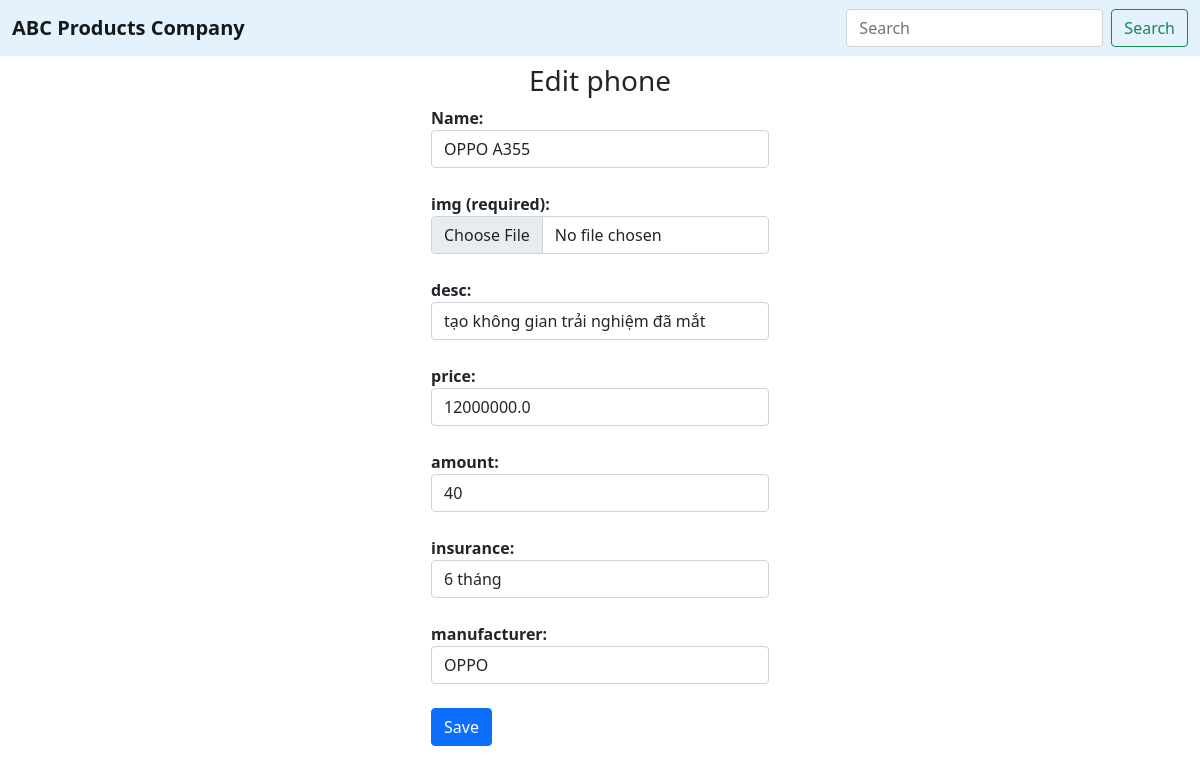
Screenshot of /edit_phone/13/ with the database file from the repository.
### home/models.py (models this page shows)
class Items(models.Model):
    id = models.AutoField(primary_key=True)
    name = models.CharField(max_length=100)
    img = models.ImageField(upload_to='image', default=None)
    desc = models.CharField(max_length=100)
    price = models.FloatField()
    amount = models.IntegerField()

class MobilePhone(Items):
    insurance = models.CharField(max_length=20)
    manufacturer = models.CharField(max_length=50)

### home/views.py (the view)
# urls.py: path('edit_phone/<int:id>/', home.edit_phone_form),
def edit_phone_form(request, id):
    phone = MobilePhone.objects.get(id=id)
    return render(request, 'edit_phone.html', {'phone': phone})

### home/Templates/edit_phone.html (shortened to what this page needs)
<!DOCTYPE html>
<html lang="en">
<head>
    <link rel="stylesheet" href="https://stackpath.bootstrapcdn.com/bootstrap/5.0.0-alpha1/css/bootstrap.min.css"
>
</head>
<body>
    <nav class="navbar navbar-light" style="background-color: #e3f2fd;">
        <div class="container-fluid">
            <a class="navbar-brand" style="font-weight: bold;">ABC Products Company</a>
            <form class="d-flex">
                <input class="form-control me-2" type="search" placeholder="Search" aria-label="Search">
                <button class="btn btn-outline-success" type="submit">Search</button>
            </form>
        </div>
    </nav>
    <h3 class="text-center mt-2">Edit phone</h3>
    <div class="d-flex justify-content-center container">
        <form action="/edit_phone" method="post" enctype="multipart/form-data" >
            <label style="font-weight: bold;" for="name">Name:</label>
            <input class="form-control" type="text" name="name" value="{{phone.name}}">
            <br>
            <label style="font-weight: bold;" for="img">img (required):</label>
            <input class="form-control" type="file" name="img">
            <br>
            <label style="font-weight: bold;" for="desc">desc:</label>
            <input class="form-control" type="text" name="desc" value="{{phone.desc}}">
            <br>
            <label style="font-weight: bold;" for="price">price:</label>
            <input class="form-control" type="text" name="price" value="{{phone.price}}">
            <br>
            <label style="font-weight: bold;" for="amount">amount:</label>
            <input class="form-control" type="text" name="amount" value="{{phone.amount}}">
            <br>
            <label style="font-weight: bold;" for="insurance">insurance:</label>
            <input class="form-control" type="text" name="insurance" value="{{phone.insurance}}">
            <br>
            <label style="font-weight: bold;" for="manufacturer">manufacturer:</label>
            <input class="form-control" type="text" name="manufacturer" value="{{phone.manufacturer}}">
            <br>
            <button type="submit" class=" btn btn-primary">Save</button>
        </form>
    </div>
</body>
</html>

### rows the page displays
Items: name "OPPO A355", desc "tạo không gian trải nghiệm đã mắt", price "12000000.0", amount "40"
MobilePhone: insurance "6 tháng", manufacturer "OPPO"
